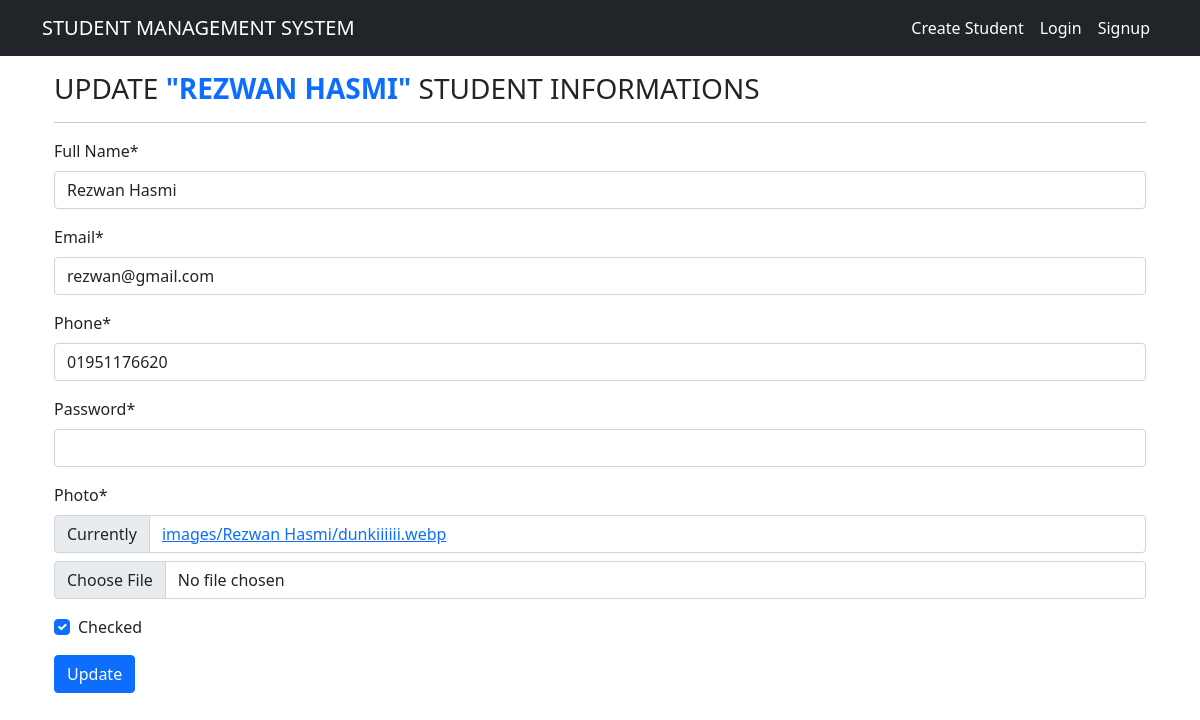
Before: /student/update/14/ with the older database file.
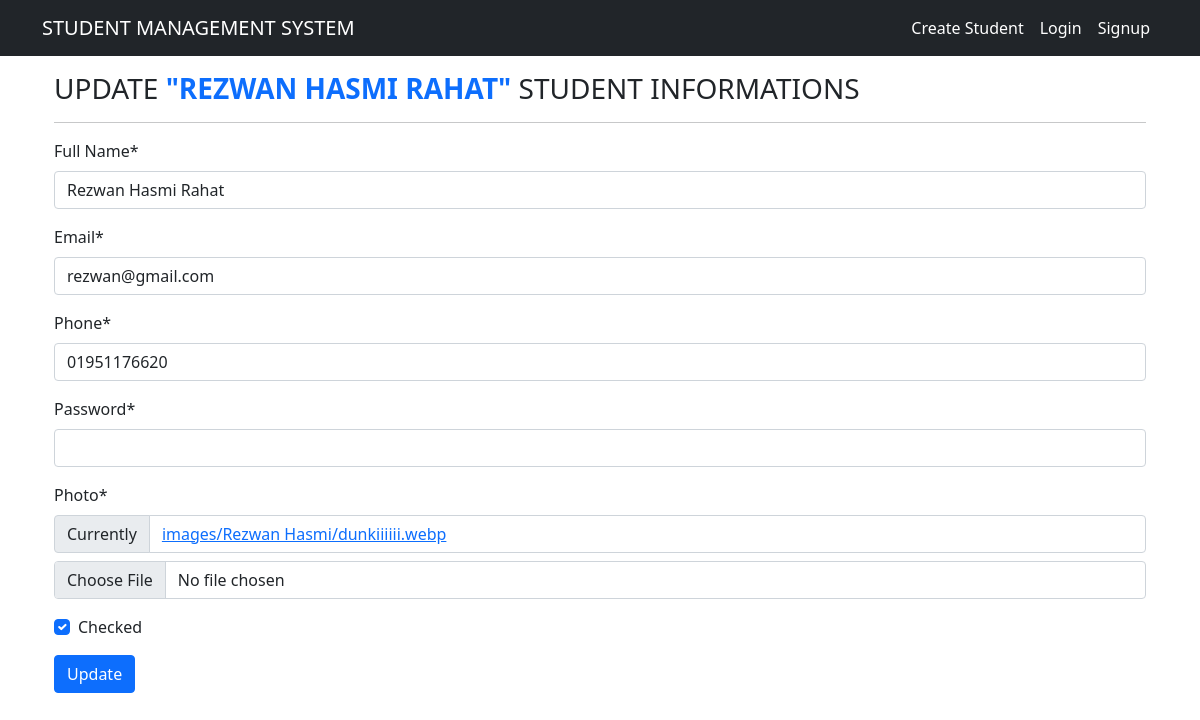
After: the same page with the newer database file.
### Student/models.py (models this page shows, shortened)
class Students(models.Model):
    name = models.CharField(max_length=50)
    email = models.EmailField(max_length=50)
    phone = models.CharField(max_length=15)
    password = models.CharField(max_length=50)
    photo = models.ImageField(upload_to=student_directory_path)
    checked = models.BooleanField(default=False)
    user = models.ForeignKey(User, on_delete=models.CASCADE)

### Student/views.py (the view, shortened to what this page needs)
class UpdateStudent(UpdateView):
    model = Students
    template_name = 'create_student.html'
    form_class = StudentForm
    success_url = reverse_lazy('home')
    pk_url_kwarg = 'student_id'
    context_object_name = 'student'
    def get_context_data(self, **kwargs):
        context = super().get_context_data(**kwargs)
        context["update"] = True
        return context

### Student/forms.py
class StudentForm(forms.ModelForm):
    password = forms.CharField(
        widget=forms.PasswordInput,
        label='Password',
    )
    class Meta:
        model = Students
        exclude = ['user']
        labels = {
            'name': 'Full Name',
            'email': 'Email',
            'phone': 'Phone',
            'password': 'Password',
            'photo': 'Photo',
            'checked': 'Checked'
        }
        widgets = {
            'name': forms.TextInput(attrs={'placeholder': 'Enter your full name'}),
            'email': forms.EmailInput(attrs={'placeholder': 'Enter your email address'}),
            'phone': forms.TextInput(attrs={'placeholder': 'Enter your phone number'}),
            'photo': forms.ClearableFileInput(attrs={'placeholder': 'Upload your photo'}),
            'checked': forms.CheckboxInput(),
        }

### templates/create_student.html (shortened to what this page needs)
{% extends 'layout.html' %}
{% load crispy_forms_tags %}
{% block content %}
<div class="container mt-3">
    {% if update %}
    <h3>UPDATE <strong class="text-primary">"{{ student.name|upper}}"</strong> STUDENT INFORMATIONS</h3>
    {% else %}
    <h3>CREATE STUDENT INFORMATIONS</h3>
    {% endif %}
    <hr>
    <form method="POST" enctype="multipart/form-data">
        {{ form|crispy}}
        <button type="submit" class="btn btn-primary">
            {% if update %}
            Update
            {% else %}
            Create
            {% endif %}
        </button>
    </form>
</div>
{% endblock content %}

### templates/layout.html (shortened to what this page needs)
<!doctype html>
<html lang="en">
<head>
    <link href="https://cdn.jsdelivr.net/npm/bootstrap@5.0.2/dist/css/bootstrap.min.css" rel="stylesheet"
>
</head>
<body>
    <nav class="navbar navbar-expand-lg navbar-dark bg-dark">
        <div class="container">
            <a class="navbar-brand" href="{% url 'home' %}">STUDENT MANAGEMENT SYSTEM</a>
            <div class="collapse navbar-collapse" id="navbarSupportedContent">
                <ul class="navbar-nav ms-auto mb-2 mb-lg-0">
                    <li class="nav-item">
                        <a class="nav-link active" href="{% url 'create_student' %}">Create Student</a>
                    </li>
                    {% if user.is_authenticated %}
                    <li class="nav-item">
                        <a class="nav-link active" href="{% url 'user_profile' %}">{{user.username|capfirst }}</a>
                    </li>
                    <li class="nav-item">
                        <a class="nav-link active" href="{% url 'user_logout' %}">Logout</a>
                    </li>
                    {% else %}
                    <li class="nav-item">
                        <a class="nav-link active" href="{% url 'user_login' %}">Login</a>
                    </li>
                    <li class="nav-item">
                        <a class="nav-link active" href="{% url 'user_signup' %}">Signup</a>
                    </li>
                    {% endif %}
                </ul>
            </div>
        </div>
    </nav>
    <div class="container">
        {% block content %}
        {% endblock content %}
    </div>
</body>
</html>

Changed rows visible on the page:
changed Students "rezwan@gmail.com": name "REZWAN HASMI" → "REZWAN HASMI RAHAT"; name "Rezwan Hasmi" → "Rezwan Hasmi Rahat"
